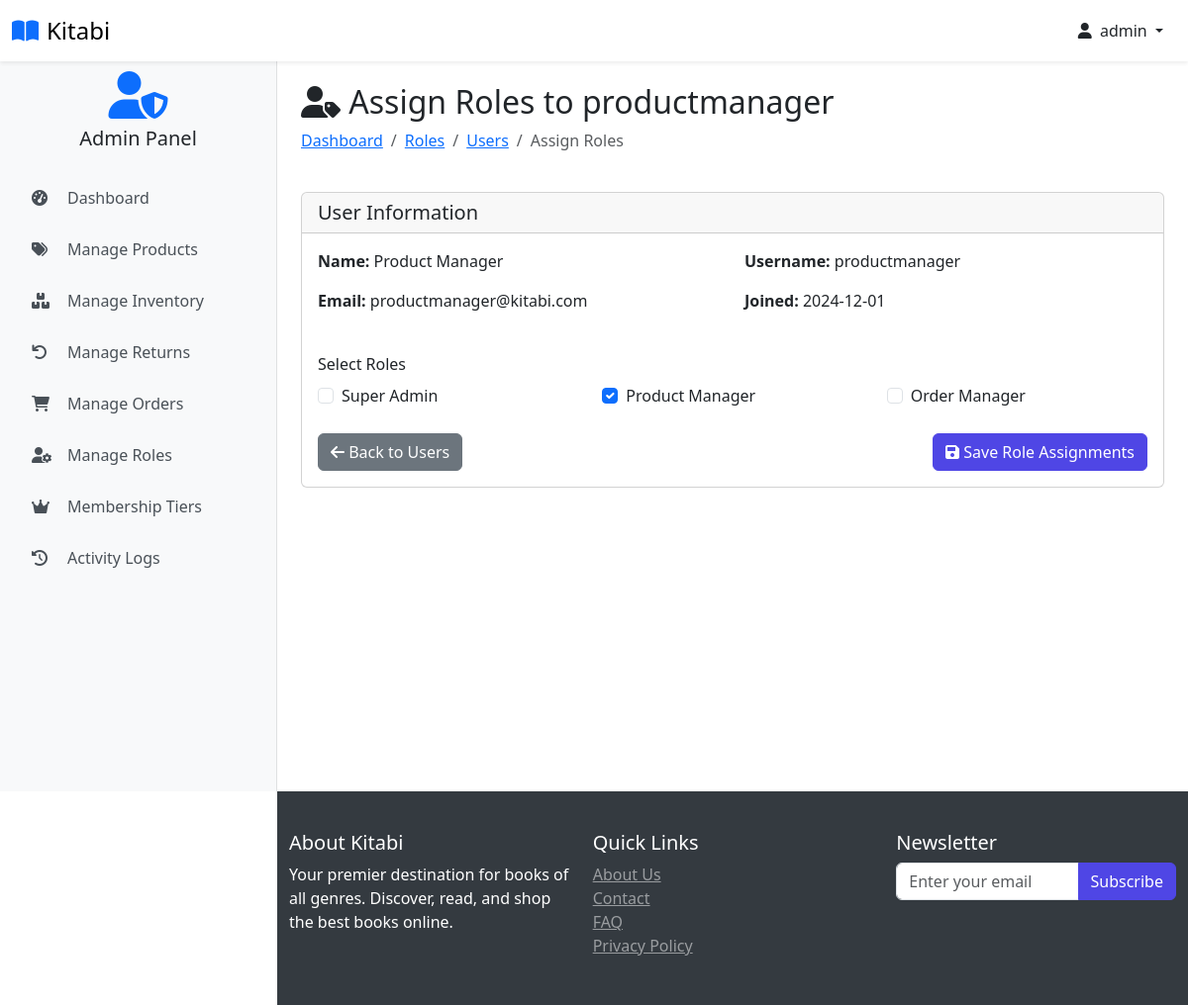
The page /users/2/roles (signed in) on the database its author committed.
### website/models.py (models this page shows, shortened)
class Customer(db.Model, UserMixin):
    id = db.Column(db.Integer, primary_key=True)
    full_name = db.Column(db.String(100), nullable=False)
    email = db.Column(db.String(100), unique=True, nullable=False)
    username = db.Column(db.String(100), unique=True, nullable=False)
    password_hash = db.Column(db.String(200), nullable=False)
    date_joined = db.Column(db.DateTime(), default=datetime.utcnow)
    is_admin_val = db.Column(db.Boolean, default=False)
    last_login = db.Column(db.DateTime)
    status = db.Column(db.String(20), default='active')
    membership_tier_id = db.Column(db.Integer, db.ForeignKey('membership_tier.id'), default=1)  # Default to Normal
    points = db.Column(db.Integer, default=0)
    membership_tier = db.relationship('MembershipTier', backref='customers')
    cart_items = db.relationship('Cart', back_populates='customer', lazy=True)
    orders = db.relationship('Order', back_populates='customer', lazy=True)
    activity_logs = db.relationship('ActivityLog', back_populates='user', lazy=True)
    returns = db.relationship('Return', foreign_keys='Return.customer_link', back_populates='customer', lazy=True)
    roles = db.relationship(
        'Role',
        secondary=user_roles,
        back_populates='users',
        lazy='dynamic'
    )
    @property
    def password(self):
        raise AttributeError('Password is not a readable Attribute')
    @property
    def is_admin(self):
        return self.is_admin_val or any(
            role.name in ['Super Admin', 'Product Manager', 'Order Manager']
            for role in self.roles
        )
    def has_permission(self, permission):
        for role in self.roles:
            if permission in (role.permissions or []):
                return True
        return False

class Role(db.Model):
    id = db.Column(db.Integer, primary_key=True)
    name = db.Column(db.String(50), unique=True, nullable=False)
    description = db.Column(db.String(200))
    permissions = db.Column(db.JSON)
    created_at = db.Column(db.DateTime, default=datetime.utcnow)
    users = db.relationship(
        'Customer',
        secondary=user_roles,
        back_populates='roles',
        lazy='dynamic'
    )

### website/admin.py (the view, shortened to what this page needs)
@admin.route('/users/<int:user_id>/roles', methods=['GET', 'POST'])
@require_role('Super Admin')
def assign_roles(user_id):
    user = Customer.query.get_or_404(user_id)
    form = AssignRoleForm()
    form.roles.choices = [(r.id, r.name) for r in Role.query.all()]
    form.roles.data = [role.id for role in user.roles]
    return render_template('assign_roles.html', form=form, user=user)

### website/forms.py
class AssignRoleForm(FlaskForm):
    roles = SelectMultipleField('Roles', coerce=int)
    submit = SubmitField('Assign Roles')

### website/jwt_utils.py (called while the page is built)
def decode_token(token):
    try:
        payload = jwt.decode(token, current_app.config['SECRET_KEY'], algorithms=['HS256'])
        return payload
    except jwt.ExpiredSignatureError:
        return jsonify({'error': 'Token has expired'}), 401
    except jwt.InvalidTokenError:
        return jsonify({'error': 'Invalid token'}), 401

### website/templates/assign_roles.html (shortened to what this page needs)
{% extends 'base.html' %}
{% block body %}
<div class="container  ">
    <div class="row mb-4">
        <div class="col">
            <h2><i class="fas fa-user-tag"></i> Assign Roles to {{ user.username }}</h2>
            <nav aria-label="breadcrumb">
                <ol class="breadcrumb">
                    <li class="breadcrumb-item"><a href="{{ url_for('admin.admin_page') }}">Dashboard</a></li>
                    <li class="breadcrumb-item"><a href="{{ url_for('admin.manage_roles') }}">Roles</a></li>
                    <li class="breadcrumb-item"><a href="{{ url_for('admin.display_customers') }}">Users</a></li>
                    <li class="breadcrumb-item active">Assign Roles</li>
                </ol>
            </nav>
        </div>
    </div>
    <div class="card">
        <div class="card-header">
            <h5 class="card-title mb-0">User Information</h5>
        </div>
        <div class="card-body">
            <div class="row mb-4">
                <div class="col-md-6">
                    <p><strong>Name:</strong> {{ user.full_name }}</p>
                    <p><strong>Email:</strong> {{ user.email }}</p>
                </div>
                <div class="col-md-6">
                    <p><strong>Username:</strong> {{ user.username }}</p>
                    <p><strong>Joined:</strong> {{ user.date_joined.strftime('%Y-%m-%d') }}</p>
                </div>
            </div>
            <form method="POST" enctype="multipart/form-data" method="POST">
                <div class="mb-3">
                    <label class="form-label">Select Roles</label>
                    <div class="row">
                        {% for value, label in form.roles.choices %}
                        <div class="col-md-4 mb-2">
                            <div class="form-check">
                                <input class="form-check-input" type="checkbox" name="roles"
                                       value="{{ value }}" id="role_{{ value }}"
                                       {% if value in form.roles.data %}checked{% endif %}>
                                <label class="form-check-label" for="role_{{ value }}">
                                    {{ label }}
                                </label>
                            </div>
                        </div>
                        {% endfor %}
                    </div>
                </div>
                <div class="d-flex justify-content-between">
                    <a href="{{ url_for('admin.display_customers') }}" class="btn btn-secondary">
                        <i class="fas fa-arrow-left"></i> Back to Users
                    </a>
                    <button type="submit" class="btn btn-primary">
                        <i class="fas fa-save"></i> Save Role Assignments
                    </button>
                </div>
            </form>
        </div>
    </div>
</div>
{% endblock %}

### website/templates/base.html (shortened to what this page needs)
<!DOCTYPE html>
<html lang="en">
<head>
    <link rel="stylesheet" href="{{ url_for('static', filename='css/bootstrap.min.css') }}">
    <link rel="stylesheet" href="{{ url_for('static', filename='css/owl.carousel.min.css') }}">
    <link rel="stylesheet" href="{{ url_for('static', filename='css/style.css') }}">
    <link rel="stylesheet" href="https://cdnjs.cloudflare.com/ajax/libs/font-awesome/6.0.0/css/all.min.css">
    <link rel="stylesheet" href="/static/css/admin-styles.css">
</head>
<body class="{% if current_user.is_authenticated %}{% if current_user.is_admin %}admin-user{% else %}user{% endif %}{% else %}guest{% endif %}">
<nav class="navbar navbar-light bg-white fixed-top shadow-sm">
    <div class="container-fluid">
        <div class="d-flex align-items-center">
            <a class="navbar-brand d-flex align-items-center" href="/">
                <i class="fas fa-book-open text-primary me-2"></i>
                <span class="font-weight-bold">Kitabi</span>
            </a>
        </div>
        <div class="d-flex align-items-center user-nav">
            {% if current_user.is_authenticated %}
                <div class="dropdown">
                    <button class="btn btn-link text-dark text-decoration-none dropdown-toggle" type="button" id="userDropdown" data-bs-toggle="dropdown" aria-expanded="false">
                        <i class="fas fa-user me-1"></i>
                        {{ current_user.username }}
                    </button>
                </div>
            {% else %}
                <a href="{{ url_for('auth.login') }}" class="btn btn-primary">
                    <i class="fas fa-sign-in-alt me-2"></i>Login
                </a>
            {% endif %}
        </div>
    </div>
</nav>
{% if current_user.is_authenticated and current_user.is_admin %}
    <div class="admin-sidebar">
        <div class="text-center mb-4">
            <i class="fas fa-user-shield fa-3x text-primary"></i>
            <h5 class="mt-2">Admin Panel</h5>
        </div>
        <div class="nav flex-column">
            <a class="admin-nav-item" href="{{ url_for('admin.admin_page') }}">
                <i class="fas fa-tachometer-alt"></i>Dashboard
            </a>
            {% if current_user.has_permission('manage_products') %}
            <a class="admin-nav-item" href="{{ url_for('admin.shop_items') }}">
                <i class="fas fa-tags"></i>Manage Products
            </a>
            {% endif %}
            {% if current_user.has_permission('manage_inventory') %}
            <a class="admin-nav-item" href="{{ url_for('admin.inventory_management') }}">
                <i class="fas fa-boxes"></i>Manage Inventory
            </a>
            {% endif %}
            {% if current_user.has_permission('manage_returns') %}
            <a class="admin-nav-item" href="{{ url_for('admin.returns_management') }}">
                <i class="fas fa-undo"></i>Manage Returns
            </a>
            {% endif %}
            {% if current_user.has_permission('manage_orders') %}
            <a class="admin-nav-item" href="{{ url_for('admin.order_view') }}">
                <i class="fas fa-shopping-cart"></i>Manage Orders
            </a>
            {% endif %}
            {% if current_user.has_permission('manage_users') %}
            <a class="admin-nav-item" href="{{ url_for('admin.manage_roles') }}">
                <i class="fas fa-user-cog"></i>Manage Roles
            </a>
            <a class="admin-nav-item" href="{{ url_for('admin.membership_tiers') }}">
                <i class="fas fa-crown"></i>Membership Tiers
            </a>
            {% endif %}
            {% if current_user.has_permission('view_reports') %}
            <a class="admin-nav-item" href="{{ url_for('admin.view_activity_logs') }}">
                <i class="fas fa-history"></i>Activity Logs
            </a>
            {% endif %}
        </div>
    </div>
{% endif %}
    <main class="main-content">
         <div class="container pt-2">
            {% block body %}{% endblock %}
        </div>
    </main>
    <footer>
         <div class="container pt-2">
            <div class="row">
                <div class="col-md-4">
                    <h5>About Kitabi</h5>
                    <p>Your premier destination for books of all genres. Discover, read, and shop the best books online.</p>
                </div>
                <div class="col-md-4">
                    <h5>Quick Links</h5>
                    <ul class="list-unstyled">
                        <li><a href="#" class="text-white-50">About Us</a></li>
                        <li><a href="#" class="text-white-50">Contact</a></li>
                        <li><a href="#" class="text-white-50">FAQ</a></li>
                    <li><a href="#" class="text-white-50">Privacy Policy</a></li>
                </ul>
            </div>
            <div class="col-md-4">
                <h5>Newsletter</h5>
                <form method="POST" enctype="multipart/form-data">
                    <div class="input-group">
                        <input type="email" id="newsletter-email" name="email" class="form-control" placeholder="Enter your email" autocomplete="email" required>
                        <button class="btn btn-primary" type="submit">Subscribe</button>
                    </div>
                </form>
            </div>
        </div>
    </div>
</footer>
</body>
</html>

### website/static/css/style.css (style rules this page uses)
:root { --primary-color: #4f46e5; --secondary-color: #818cf8; --dark-color: #1f2937; --light-color: #f3f4f6; }
body { font-family: 'Segoe UI', Tahoma, Geneva, Verdana, sans-serif; padding-top: 56px; margin: 0; }
.navbar-brand { font-size: 1.5rem; }
.sidebar, .admin-sidebar { height: calc(100vh - 56px); position: fixed; top: 56px; left: 0; width: 280px; z-index: 1000; overflow-y: auto; transition: transform 0.3s ease-in-out; padding: 1rem; }
.admin-sidebar { background-color: #f8f9fa; border-right: 1px solid rgba(0, 0, 0, 0.1); }
.main-content { padding-top: 20px; min-height: calc(100vh - 56px); transition: margin-left 0.3s ease-in-out; }
body.admin-user .main-content { margin-left: 280px; }
.admin-nav-item { display: flex; align-items: center; padding: 0.75rem 1rem; color: #495057; text-decoration: none; border-radius: 0.25rem; transition: all 0.2s; margin-bottom: 0.25rem; }
.admin-nav-item i { width: 1.5rem; margin-right: 0.75rem; }
.btn-primary { background-color: var(--primary-color); border-color: var(--primary-color); }
footer { flex-shrink: 0; position: relative; width: 100%; margin-top: auto; }
@media (min-width: 992px) { body:not(.admin-user) footer, body.admin-user footer { margin-left: 280px; width: calc(100% - 280px); } }

### website/static/css/admin-styles.css (style rules this page uses)
body { min-height: 100vh; display: flex; flex-direction: column; padding-top: 56px; }
.sidebar, .admin-sidebar { height: calc(100vh - 56px); position: fixed; top: 56px; left: 0; width: 280px; z-index: 1000; overflow-y: auto; transition: transform 0.3s ease-in-out; padding: 1rem; }
.admin-sidebar { background-color: #f8f9fa; border-right: 1px solid rgba(0, 0, 0, 0.1); }
.admin-nav-item { display: flex; align-items: center; padding: 0.75rem 1rem; color: #495057; text-decoration: none; border-radius: 0.25rem; transition: all 0.2s; margin-bottom: 0.25rem; }
.admin-nav-item i { width: 1.5rem; margin-right: 0.75rem; }
.main-content { flex: 1; padding-top: 20px; transition: margin-left 0.3s ease-in-out; }
footer { margin-top: auto; background-color: #343a40; color: white; padding: 2rem 0; }
@media (min-width: 992px) { body.admin-user .main-content, body.admin-user footer { margin-left: 280px; } }

### rows shown on the page
Customer: username "admin"
Customer: username "productmanager", full_name "Product Manager", email "productmanager@kitabi.com", date_joined "2024-12-01"
Role: name "Super Admin"
Role: name "Product Manager"
Role: name "Order Manager"
